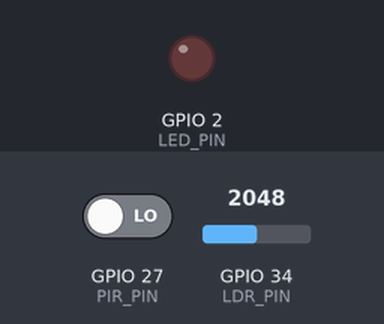
Bench run of a sketch on a simulated ESP32. On the bench: output pins drawn as LEDs (lit = HIGH). Inputs (shaded band) come from the test bench; at power-on: GPIO 27 (PIR_PIN) LOW, GPIO 34 (LDR_PIN) = 2048. WiFi joins after 1.5 s; servers stay silent unless stated; uploads are accepted with an empty reply; what the sketch prints to the serial monitor is not drawn.

Above: at 4.2 s.
4.3 s: GPIO 27 (PIR_PIN) driven HIGH
At 5.3 s:
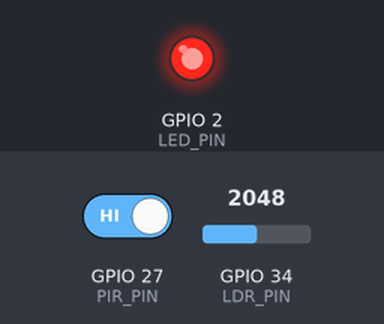
Timing chart, 0 to 35.8 s (numbered marks = the images above; inputs shaded):
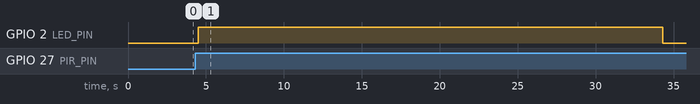

Measured:
- after the input at 4.3 s, GPIO 2 (LED_PIN): LOW → HIGH after 0.20 s, → LOW 29.8 s later

The sketch:

sketch.ino
```cpp
#include <WiFi.h>
#include <HTTPClient.h>
#include <WiFiClientSecure.h>

#define PIR_PIN 27
#define LDR_PIN 34
#define LED_PIN 2

const char* WORKER_URL =
  "https://flat-recipe-5685.vinidotto02.workers.dev";

#define LIMIAR_LUZ 2000

const unsigned long INTERVALO_ENVIO_LUZ = 20000;
const unsigned long TEMPO_OCUPADA = 30000;
const unsigned long TEMPO_DESPERDICIO = 60000;
const unsigned long INTERVALO_PISCA = 500;

unsigned long ultimoEnvioLuz = 0;
unsigned long ultimoMovimento = 0;
unsigned long inicioLuzAcesaSemMovimento = 0;
unsigned long ultimoPisca = 0;

bool estadoLed = false;
bool estavaEmDesperdicio = false;

volatile unsigned int movimentosPendentes = 0;

// ISR curta: apenas registra o evento
void IRAM_ATTR detectarMovimento() {
  movimentosPendentes++;
}

void conectarWiFi() {
  Serial.print("Conectando ao Wi-Fi");

  WiFi.begin("Wokwi-GUEST", "", 6);

  while (WiFi.status() != WL_CONNECTED) {
    delay(500);
    Serial.print(".");
  }

  Serial.println();
  Serial.println("Wi-Fi conectado!");
}

void enviarMovimento() {
  if (WiFi.status() != WL_CONNECTED) {
    Serial.println("[HTTP] Wi-Fi desconectado");
    return;
  }

  WiFiClientSecure client;
  client.setInsecure();

  HTTPClient http;

  String url = String(WORKER_URL) + "/movimento";

  http.begin(client, url);

  int httpCode = http.POST("");

  Serial.print("HTTP /movimento: ");
  Serial.println(httpCode);

  if (httpCode > 0) {
    Serial.println(http.getString());
  } else {
    Serial.print("Erro HTTP: ");
    Serial.println(http.errorToString(httpCode));
  }

  http.end();
}

void enviarLuz(int valor, bool acesa) {
  if (WiFi.status() != WL_CONNECTED) {
    Serial.println("[HTTP] Wi-Fi desconectado");
    return;
  }

  WiFiClientSecure client;
  client.setInsecure();

  HTTPClient http;

  String url = String(WORKER_URL) + "/luz";

  http.begin(client, url);
  http.addHeader("Content-Type", "application/json");

  String json = "{";
  json += "\"valor\":";
  json += valor;
  json += ",";
  json += "\"acesa\":";
  json += acesa ? "1" : "0";
  json += "}";

  int httpCode = http.POST(json);

  Serial.print("HTTP /luz: ");
  Serial.println(httpCode);

  if (httpCode > 0) {
    Serial.println(http.getString());
  } else {
    Serial.print("Erro HTTP: ");
    Serial.println(http.errorToString(httpCode));
  }

  http.end();
}

void atualizarLed(bool luzAcesa) {
  unsigned long agora = millis();

  bool ocupada =
    ultimoMovimento > 0 &&
    (agora - ultimoMovimento < TEMPO_OCUPADA);

  // Sala ocupada: LED fica aceso
  if (ocupada) {
    digitalWrite(LED_PIN, HIGH);

    estadoLed = true;
    inicioLuzAcesaSemMovimento = 0;
    estavaEmDesperdicio = false;

    return;
  }

  // Sala vazia e luz apagada: LED desligado
  if (!luzAcesa) {
    digitalWrite(LED_PIN, LOW);

    estadoLed = false;
    inicioLuzAcesaSemMovimento = 0;
    estavaEmDesperdicio = false;

    return;
  }

  // Inicia a contagem de luz acesa com sala vazia
  if (inicioLuzAcesaSemMovimento == 0) {
    inicioLuzAcesaSemMovimento = agora;
  }

  unsigned long tempoSemMovimento =
    agora - inicioLuzAcesaSemMovimento;

  // Após 60s, pisca o LED como alerta
  if (tempoSemMovimento >= TEMPO_DESPERDICIO) {

    if (!estavaEmDesperdicio) {
      Serial.println();
      Serial.println("!!! ALERTA DE DESPERDICIO !!!");
      estavaEmDesperdicio = true;
    }

    if (agora - ultimoPisca >= INTERVALO_PISCA) {
      ultimoPisca = agora;

      estadoLed = !estadoLed;

      digitalWrite(
        LED_PIN,
        estadoLed ? HIGH : LOW
      );
    }

  } else {
    digitalWrite(LED_PIN, LOW);
    estadoLed = false;
  }
}

void setup() {
  Serial.begin(115200);

  pinMode(PIR_PIN, INPUT);
  pinMode(LDR_PIN, INPUT);
  pinMode(LED_PIN, OUTPUT);

  digitalWrite(LED_PIN, LOW);

  attachInterrupt(
    digitalPinToInterrupt(PIR_PIN),
    detectarMovimento,
    RISING
  );

  conectarWiFi();

  delay(1500);

  Serial.println();
  Serial.println("=============================");
  Serial.println(" Monitoramento de sala");
  Serial.println("=============================");
}

void loop() {
  unsigned long agora = millis();

  if (movimentosPendentes > 0) {
    noInterrupts();

    unsigned int quantidade =
      movimentosPendentes;

    movimentosPendentes = 0;

    interrupts();

    for (unsigned int i = 0; i < quantidade; i++) {
      ultimoMovimento = millis();

      Serial.println();
      Serial.println("MOVIMENTO DETECTADO");

      enviarMovimento();
    }
  }

  int valorLuz = analogRead(LDR_PIN);

  bool luzAcesa =
    valorLuz >= LIMIAR_LUZ;

  atualizarLed(luzAcesa);

  if (
    agora - ultimoEnvioLuz
    >= INTERVALO_ENVIO_LUZ
  ) {
    ultimoEnvioLuz = agora;

    Serial.println();
    Serial.println("-----------------------");

    Serial.print("LDR: ");
    Serial.println(valorLuz);

    Serial.print("Luz: ");
    Serial.println(
      luzAcesa ? "ACESA" : "APAGADA"
    );

    bool ocupada =
      ultimoMovimento > 0 &&
      (agora - ultimoMovimento < TEMPO_OCUPADA);

    Serial.print("Sala: ");
    Serial.println(
      ocupada ? "OCUPADA" : "VAZIA"
    );

    enviarLuz(
      valorLuz,
      luzAcesa
    );

    Serial.println("-----------------------");
  }

  delay(10);
}
```
